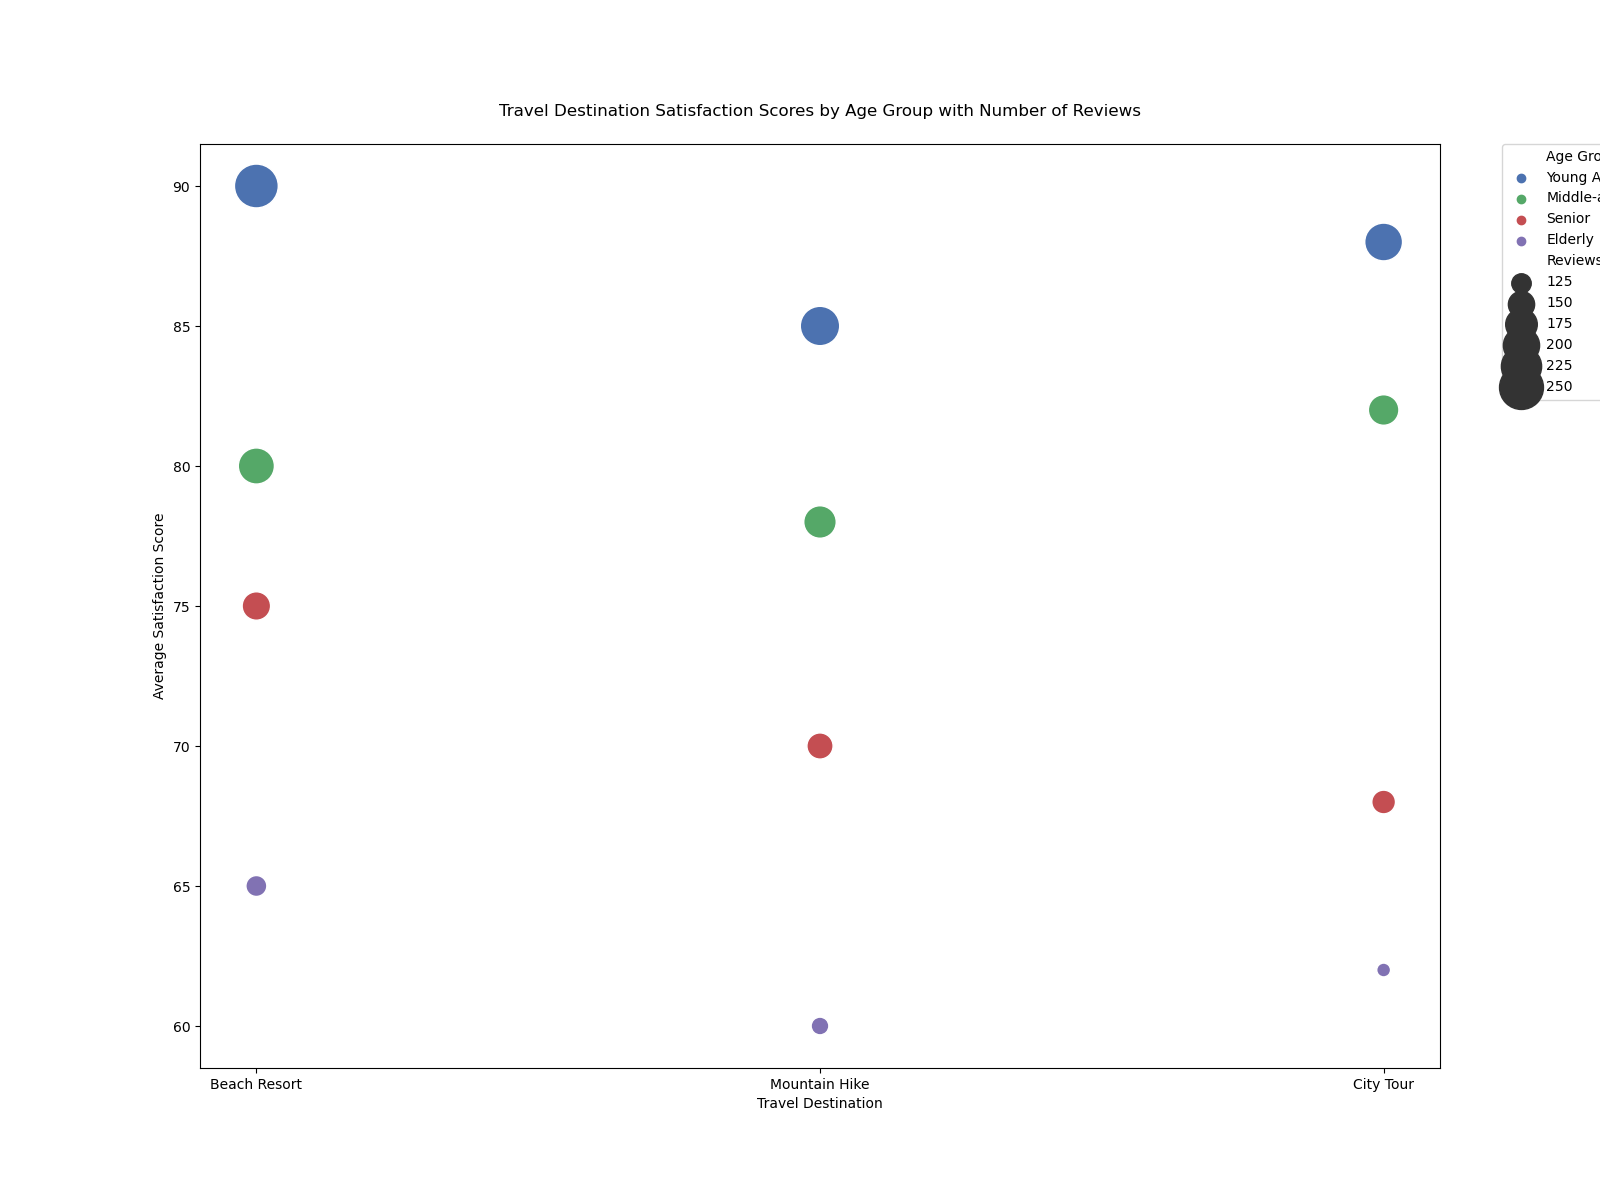

Source code (Python):

import seaborn as sns
import matplotlib.pyplot as plt
import pandas as pd

# Data points
data = {
    'Age Group': ['Young Adult', 'Young Adult', 'Young Adult', 'Middle-aged', 'Middle-aged', 'Middle-aged',
                  'Senior', 'Senior', 'Senior', 'Elderly', 'Elderly', 'Elderly'],
    'Travel Destination': ['Beach Resort', 'Mountain Hike', 'City Tour', 'Beach Resort', 'Mountain Hike', 
                           'City Tour', 'Beach Resort', 'Mountain Hike', 'City Tour', 'Beach Resort', 
                           'Mountain Hike', 'City Tour'],
    'Score': [90, 85, 88, 80, 78, 82, 75, 70, 68, 65, 60, 62],
    'Reviews': [250, 220, 210, 200, 180, 170, 160, 150, 140, 130, 120, 110]
}

# Create DataFrame
df = pd.DataFrame(data)

# Plotting
plt.figure(figsize=(16, 12))
bubble_plot = sns.scatterplot(data=df, x='Travel Destination', y='Score', size='Reviews',
                              sizes=(100, 1000), hue='Age Group',
                              palette=["#4c72b0", "#55a868", "#c44e52", "#8172b3"])

# Customizing the plot
bubble_plot.set_title('Travel Destination Satisfaction Scores by Age Group with Number of Reviews', pad=20)
plt.legend(bbox_to_anchor=(1.05, 1), loc=2, borderaxespad=0.)
bubble_plot.set_xlabel("Travel Destination")
bubble_plot.set_ylabel("Average Satisfaction Score")

# Show the plot
plt.show()
